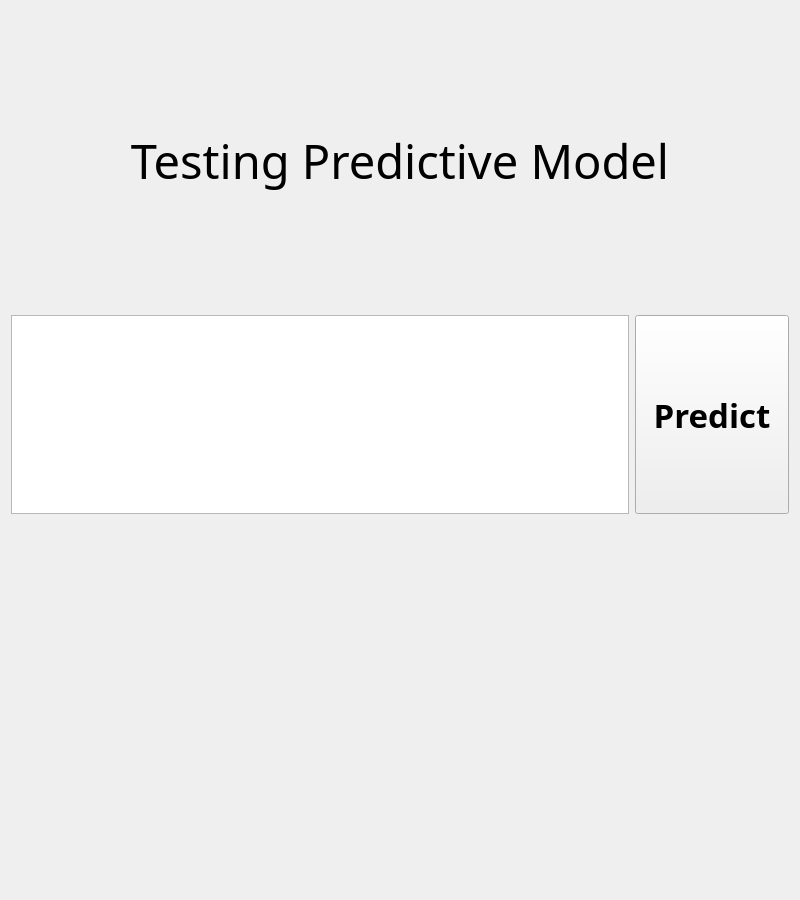
<?xml version="1.0" encoding="UTF-8"?>
<ui version="4.0">
 <class>Form</class>
 <widget class="QWidget" name="Form">
  <property name="minimumSize">
   <size>
    <width>800</width>
    <height>900</height>
   </size>
  </property>
  <property name="font">
   <font>
    <pointsize>35</pointsize>
   </font>
  </property>
  <property name="windowTitle">
   <string>Form</string>
  </property>
  <property name="autoFillBackground">
   <bool>true</bool>
  </property>
  <layout class="QVBoxLayout" name="verticalLayout_2" stretch="3,2,0,2">
   <item>
    <widget class="QLabel" name="label">
     <property name="font">
      <font>
       <family>210 M고딕 080</family>
       <pointsize>35</pointsize>
      </font>
     </property>
     <property name="text">
      <string>Testing Predictive Model</string>
     </property>
     <property name="scaledContents">
      <bool>false</bool>
     </property>
     <property name="alignment">
      <set>Qt::AlignCenter</set>
     </property>
    </widget>
   </item>
   <item>
    <layout class="QHBoxLayout" name="horizontalLayout" stretch="8,2">
     <item>
      <widget class="QPlainTextEdit" name="review_text">
       <property name="sizePolicy">
        <sizepolicy hsizetype="Preferred" vsizetype="Preferred">
         <horstretch>0</horstretch>
         <verstretch>0</verstretch>
        </sizepolicy>
       </property>
       <property name="font">
        <font>
         <family>210 M고딕 050</family>
         <pointsize>20</pointsize>
        </font>
       </property>
      </widget>
     </item>
     <item>
      <widget class="QPushButton" name="btn_predict">
       <property name="enabled">
        <bool>true</bool>
       </property>
       <property name="sizePolicy">
        <sizepolicy hsizetype="Preferred" vsizetype="Preferred">
         <horstretch>0</horstretch>
         <verstretch>0</verstretch>
        </sizepolicy>
       </property>
       <property name="font">
        <font>
         <family>210 M고딕 060</family>
         <pointsize>25</pointsize>
         <weight>75</weight>
         <italic>false</italic>
         <bold>true</bold>
        </font>
       </property>
       <property name="autoFillBackground">
        <bool>true</bool>
       </property>
       <property name="text">
        <string>Predict</string>
       </property>
      </widget>
     </item>
    </layout>
   </item>
   <item>
    <layout class="QHBoxLayout" name="horizontalLayout_2">
     <property name="leftMargin">
      <number>70</number>
     </property>
     <property name="topMargin">
      <number>70</number>
     </property>
     <property name="rightMargin">
      <number>70</number>
     </property>
     <property name="bottomMargin">
      <number>40</number>
     </property>
     <item>
      <widget class="QLabel" name="score">
       <property name="text">
        <string/>
       </property>
       <property name="pixmap">
        <pixmap>Image/KakaoTalk_Photo_2022-06-02-11-08-57 004.png</pixmap>
       </property>
       <property name="scaledContents">
        <bool>true</bool>
       </property>
       <property name="alignment">
        <set>Qt::AlignCenter</set>
       </property>
      </widget>
     </item>
    </layout>
   </item>
   <item>
    <widget class="QLabel" name="lbl_result">
     <property name="font">
      <font>
       <family>210 M고딕 050</family>
       <pointsize>40</pointsize>
      </font>
     </property>
     <property name="text">
      <string/>
     </property>
     <property name="scaledContents">
      <bool>true</bool>
     </property>
     <property name="alignment">
      <set>Qt::AlignCenter</set>
     </property>
    </widget>
   </item>
  </layout>
 </widget>
 <resources/>
 <connections/>
</ui>
